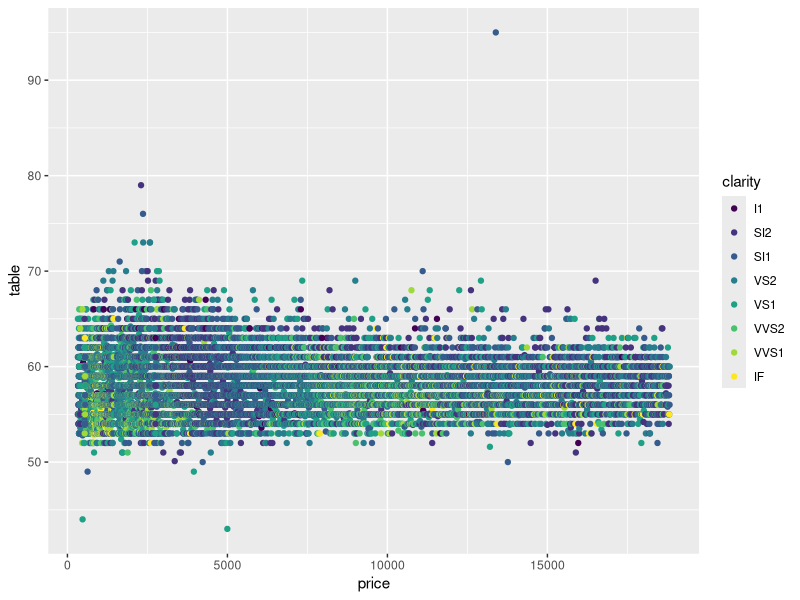
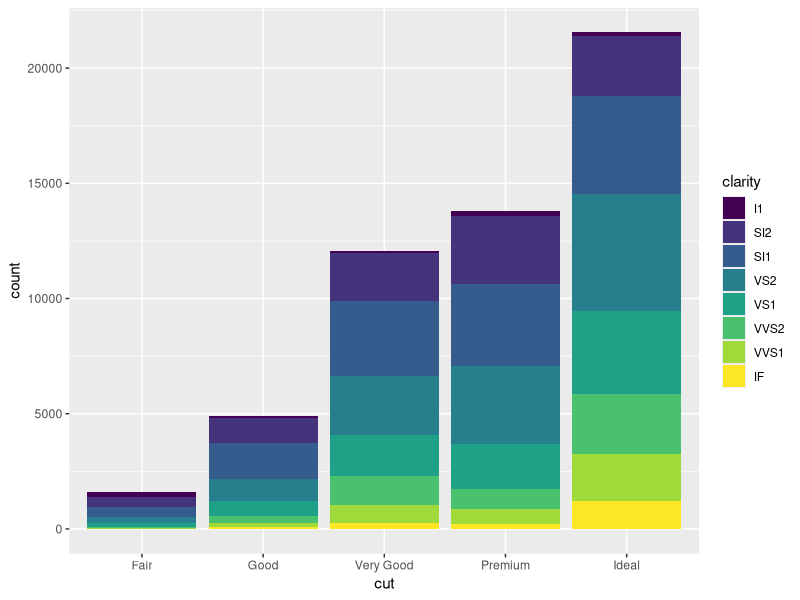
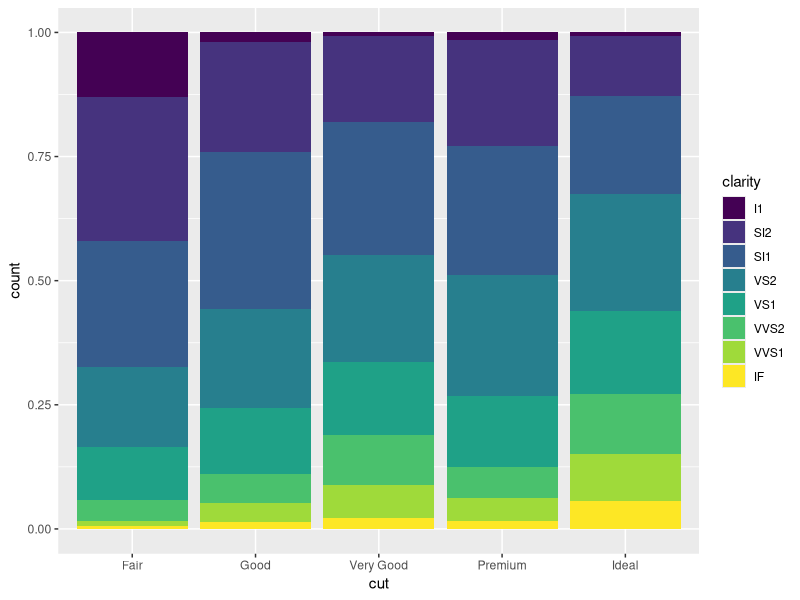
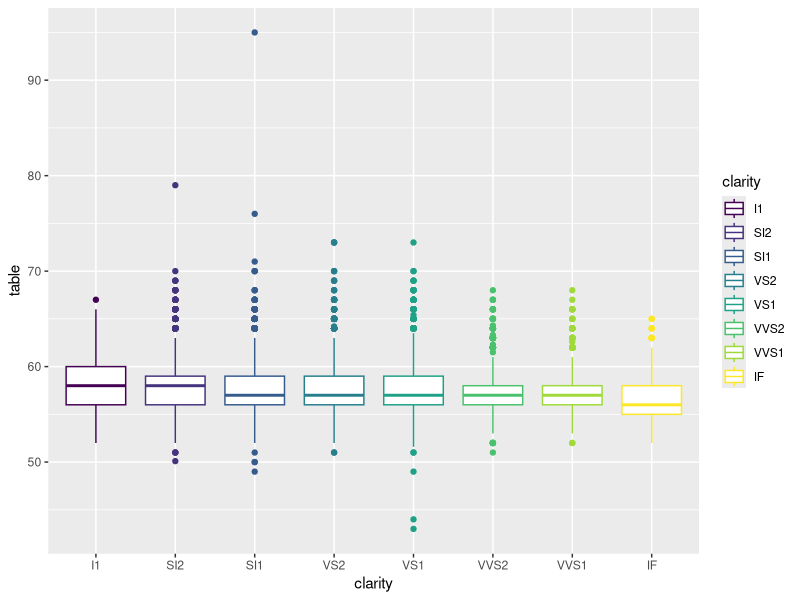
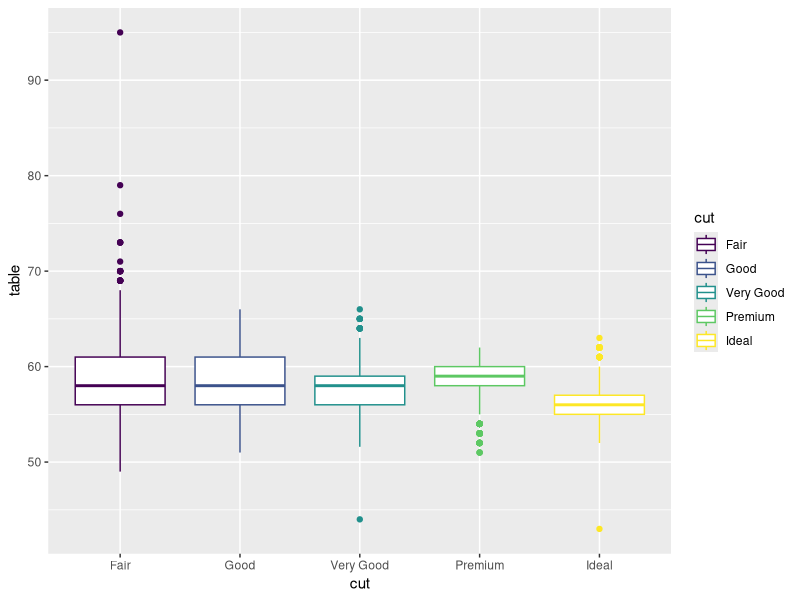
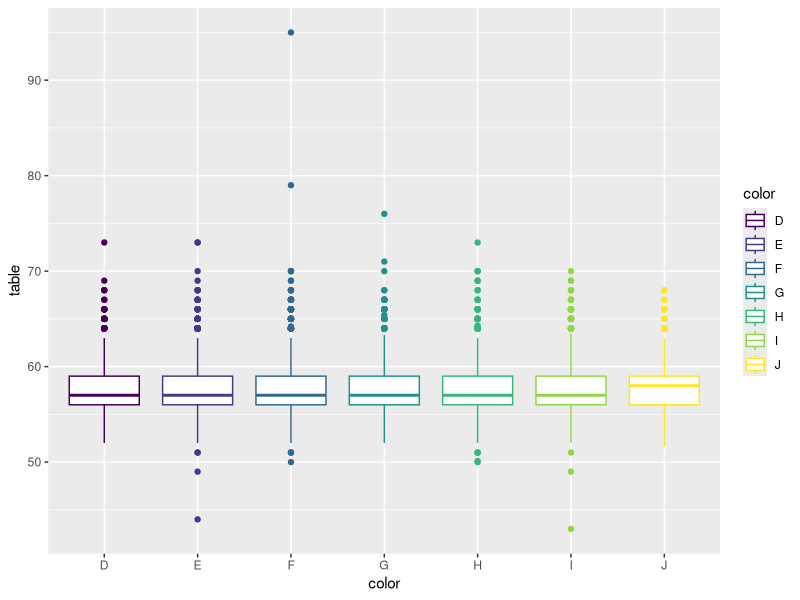
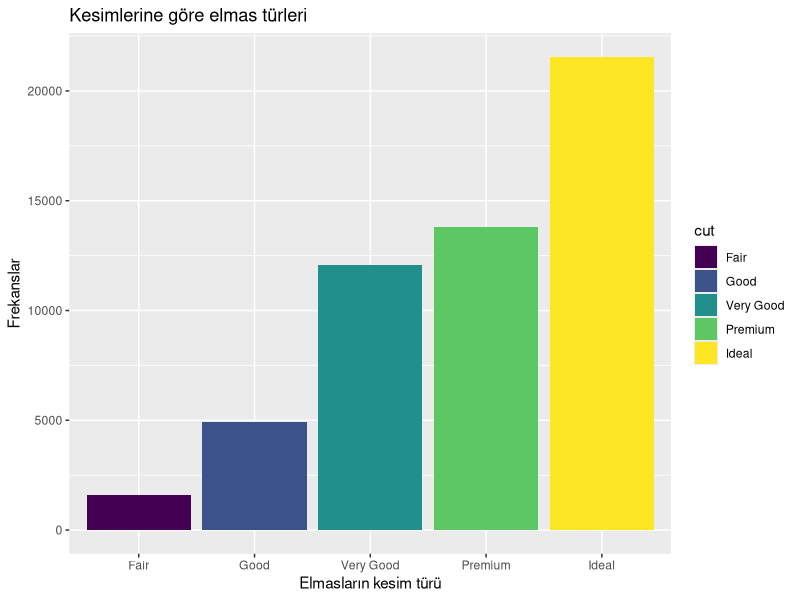
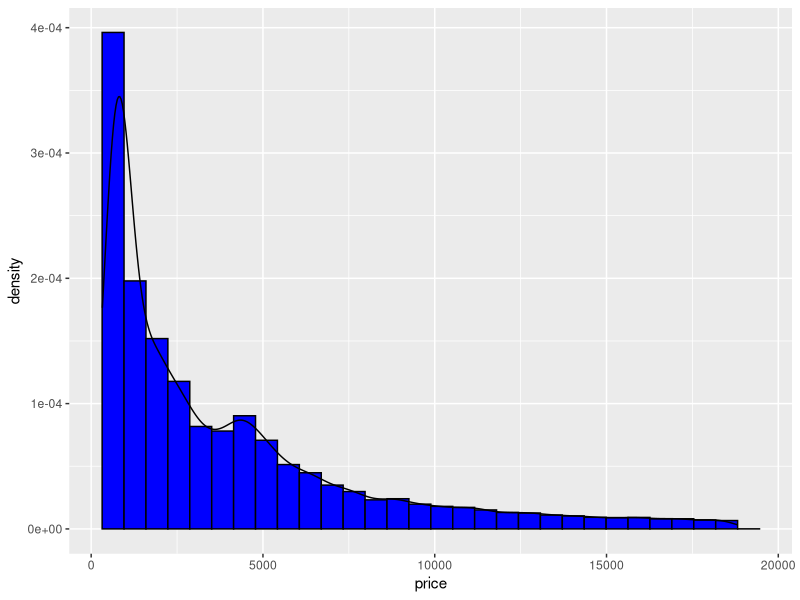

Recreate these plots in R, in order.
## ---- chunk 1
knitr::opts_chunk$set(echo = TRUE,message =F)
## ---- chunk 2

library("tidyr")
library("tidyverse")
library("dplyr")
library("ggplot2")
library("psych")
elmas = ggplot2::diamonds
## ---- chunk 3
as_tibble(elmas)
## ---- chunk 4
glimpse(elmas)
## ---- chunk 5
describe(elmas$price,trim = 0.05,type=3)
## ---- chunk 6
names(elmas)
## ---- chunk 7
select(elmas,clarity:price)
## ---- chunk 8
select(elmas,-(clarity:price))
## ---- chunk 9
filter(elmas, cut %in% c("Premium","Very Good"))
## ---- chunk 10
filter(elmas,table < 60 & price > 400)
## ---- chunk 11
arrange(elmas, price)
## ---- chunk 12
arrange(select(elmas, cut, clarity,table), table)
## ---- chunk 13
arrange(select(elmas,cut, clarity, price, table),desc(table))
## ---- chunk 14
summarise(elmas,GozlemSayisi=n(),
          CutDestinasyonlari=n_distinct(cut),
          ClarityDestinasyonlari= n_distinct(clarity),
          ColorDestinasyonlari= n_distinct(color),
          OrtalamaTable= mean(table, na.rm = T))
## ---- chunk 15
elmas %>% 
  select(depth,table) %>% 
  filter(depth< table) %>% 
  summarise(genel_toplam = sum(table))
## ---- chunk 16
elmas %>% select(carat) %>% sum()
## ---- chunk 17
head(elmas %>% select(color, depth) %>% filter(color=="J"))
## ---- chunk 18
elmas %>% group_by(cut) %>% summarise(Adet=n())
## ---- chunk 19
elmas %>% group_by(color) %>% summarise(Adet=n())
## ---- chunk 20
elmas %>% group_by(clarity) %>% summarise(Adet=n())
## ---- chunk 21
elmas %>% group_by(cut, clarity) %>% summarise(Adet=n())
## ---- chunk 22
ggplot(data=elmas)+ geom_point(mapping = aes(x=price,y=table,color=clarity))
## ---- chunk 23
ggplot(data=elmas)+ geom_bar(mapping = aes(x=cut, fill=clarity))
## ---- chunk 24
ggplot(data=elmas)+ geom_bar(mapping = aes(x=cut, fill=clarity),position = "fill")
## ---- chunk 25
ggplot(data=elmas)+geom_boxplot(mapping = aes(x=clarity, y=table, color=clarity))
## ---- chunk 26
ggplot(data=elmas)+geom_boxplot(mapping = aes(x=cut, y=table, color=cut))
## ---- chunk 27
ggplot(data=elmas)+geom_boxplot(mapping = aes(x=color, y=table, color=color))
## ---- chunk 28

ggplot(diamonds,aes(x = cut, fill = cut)) + 
  geom_bar()+
  labs( x = "Elmasların kesim türü",
        y = "Frekanslar",
        title = "Kesimlerine göre elmas türleri")
## ---- chunk 29
ggplot(data=elmas,aes(x=price))+geom_histogram(aes(y=..density..),color="Black", fill="Blue")+geom_density()
## ---- chunk 30
ggplot(data=elmas,aes(x=depth))+geom_histogram(aes(y=..density..),color="Black", fill="Red")+geom_density()
## ---- chunk 31
ggplot(data=elmas,aes(x=carat))+geom_histogram(aes(y=..density..),color="Black", fill="Purple")+geom_density()
## ---- chunk 32

ggplot(data = diamonds) + 
  geom_bar(mapping = aes(x = cut, fill = clarity), position = "dodge")
## ---- chunk 33

ggplot(diamonds,aes(x = "", fill=clarity)) + 
  geom_bar(width = 1) + 
  coord_polar (theta="y")

## ---- chunk 34

ggplot(data = diamonds) + 
  geom_bar(mapping = aes(x = cut, fill = cut), show.legend = FALSE, width = 1) + 
  theme(aspect.ratio = 1) +
  labs(x = NULL, y = NULL)+ 
  coord_flip()+ 
  coord_polar()

